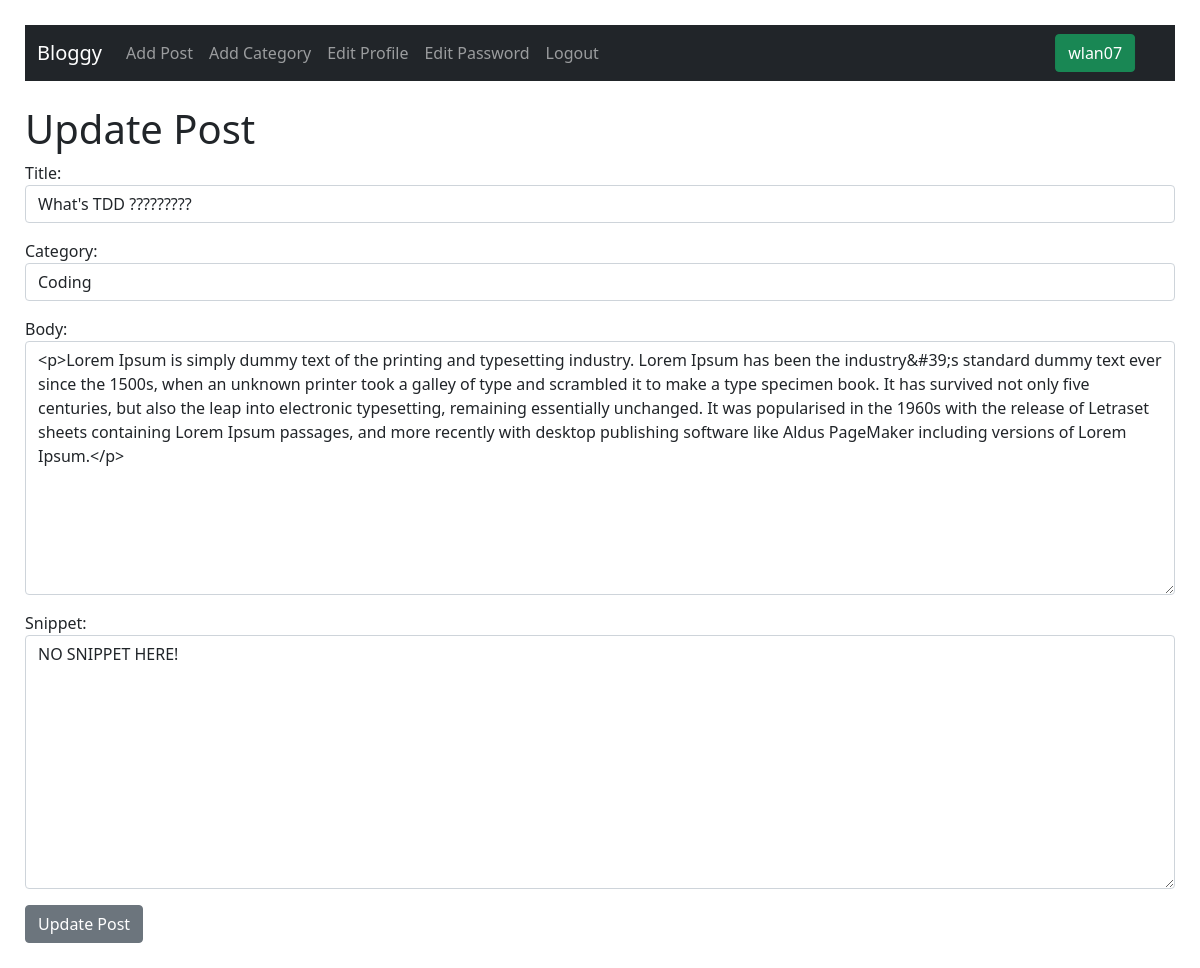
Before: /blog/edit/post/1 (signed in) with the older database file.
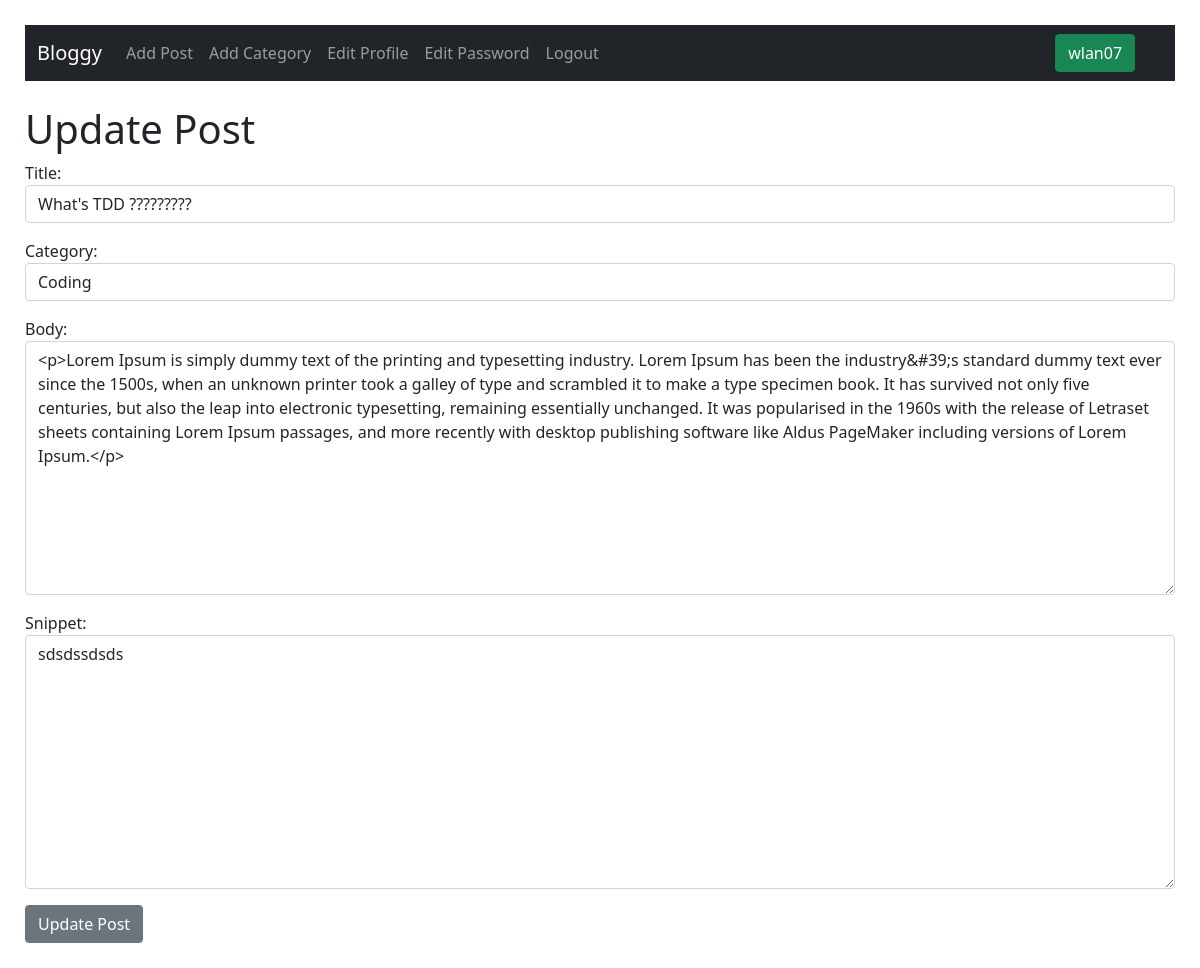
After: the same page with the newer database file.
### myblogapp/models.py (models this page shows, shortened)
class Post(models.Model):
    title = models.CharField(max_length=200)
    header_image = models.ImageField(
        null=True, blank=True, upload_to="images/")
    author = models.ForeignKey(User, on_delete=models.CASCADE)
    body = RichTextField(blank=True, null=True)
    category = models.ForeignKey(
        Category, default=get_default_category, on_delete=models.CASCADE)
    snippet = models.CharField(max_length=200, default="NO SNIPPET HERE!")
    likes = models.ManyToManyField(User, related_name="blog_likes")

### myblogapp/views.py (the view, shortened to what this page needs)
# urls.py: path('blog/edit/post/<int:pk>', UpdatePostView.as_view(), name="update-post"),
class UpdatePostView(UpdateView):
    model = Post
    template_name = 'myblogapp/update_post.html'
    form_class = UpdatePostForm

### myblogapp/forms.py
class UpdatePostForm(forms.ModelForm):
    class Meta:
        model = Post
        fields = ('title', 'category', 'body', 'snippet')
        widgets = {
            'title': forms.TextInput(attrs={
                'class': 'form-control',
            }),
            'category': forms.Select(attrs={
                'class': 'form-control'
            }),
            'body': forms.Textarea(attrs={
                'class': 'form-control'
            }),
            'snippet': forms.Textarea(attrs={
                'class': 'form-control'
            }),
        }

### myblogapp/models.py (called while the page is built)
    def __str__(self) -> str:
        return self.name

### myblogapp/templates/myblogapp/update_post.html (shortened to what this page needs)
{% include 'myblogapp/base.html'%}
{%block content%}
<h1>Update Post </h1>
<form method="post">
    {{ form.as_p }}
    <button class="btn btn-secondary">Update Post</button>
</form>
{% endblock %}

Changed rows visible on the page:
changed Post "What's TDD ?????????": snippet "NO SNIPPET HERE!" → "sdsdssdsds"
